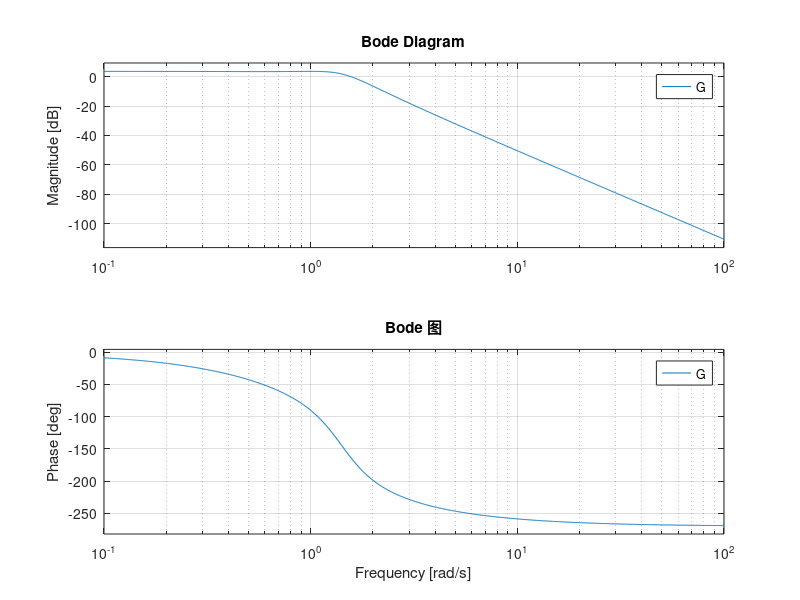

Recreate this plot in MATLAB. (Note: this script raises an error after producing the figure.)
% 定义开环传递函数 G(s)
s = tf('s');
G = 3 / (s^3 + 2*s^2 + 3*s + 2);

% 绘制 Bode 图
figure;
bode(G);
grid on;
title('Bode 图');

% 计算幅值裕度和相位裕度
[mag, phase, w] = bode(G);
[GM, PM, WM, WP] = margin(mag, phase, w);

% 判断稳定性
fprintf('幅值裕度: %.2f dB\n', GM);
fprintf('相位裕度: %.2f degrees\n', PM);
fprintf('相位裕度大于0度，系统稳定。\n');

% 绘制 Nyquist 图
figure;
nyquist(G);
grid on;
title('Nyquist 图');
axis([-2 2 -2 2]);

% 验证是否与 Bode 图分析相符
fprintf('Nyquist 图显示系统稳定。\n');

% 开环增益放大 1.5 倍
G_new = 1.5 * G;

% 绘制新的 Bode 图
figure;
bode(G_new);
grid on;
title('开环增益放大1.5倍后的 Bode 图');

% 计算新的幅值裕度和相位裕度
[mag_new, phase_new, w_new] = bode(G_new);
[GM_new, PM_new, WM_new, WP_new] = margin(mag_new, phase_new, w_new);

% 判断新的稳定性
fprintf('开环增益放大1.5倍后的幅值裕度: %.2f dB\n', GM_new);
fprintf('开环增益放大1.5倍后的相位裕度: %.2f degrees\n', PM_new);
fprintf('相位裕度大于0度，系统稳定。\n');

% 绘制新的 Nyquist 图
figure;
nyquist(G_new);
grid on;
title('开环增益放大1.5倍后的 Nyquist 图');
axis([-3 3 -3 3]);

% 时域分析验证
% 定义闭环系统
sys = feedback(G, 1);
sys_new = feedback(G_new, 1);

% 绘制阶跃响应
figure;
step(sys);
hold on;
step(sys_new, 'r--');
legend('原系统', '增益放大1.5倍后的系统');
title('阶跃响应');
grid on;